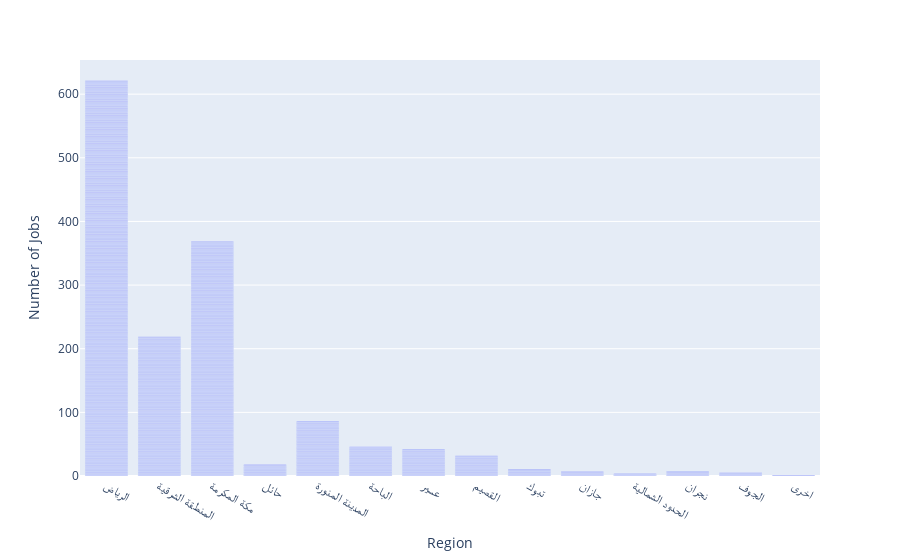

Source (notebook cell):
### Markdown cell above
### 1. Univariate Graphical Analysis:
Method to perform uni-variate analysis will depend on whether the variable type is categorical or numerical.

### Code cell
#as we can see riyadh has the most job postings
fig = px.bar(jobs_df, x='region',labels={"region":"Region", "count":" Number of Jobs"})
fig.show()

### Figure 1 — Plotly figure (JSON) as saved in the notebook; plotly's stock layout.template omitted (floating-point values rounded to 4 significant figures; data arrays with more than 128 entries replaced by an {"elided": "..."} marker saying what was removed)
{"data": [{"alignmentgroup": "True", "hovertemplate": "Region=%{x}<br> Number of Jobs=%{y}<extra></extra>", "legendgroup": "", "marker": {"color": "#636efa", "pattern": {"shape": ""}}, "name": "", "offsetgroup": "", "orientation": "v", "showlegend": false, "textposition": "auto", "type": "bar", "x": {"elided": "1469 str values"}, "xaxis": "x", "y": {"elided": "1469 int values"}, "yaxis": "y"}], "layout": {"barmode": "relative", "legend": {"tracegroupgap": 0}, "margin": {"t": 60}, "xaxis": {"anchor": "y", "domain": [0, 1], "title": {"text": "Region"}}, "yaxis": {"anchor": "x", "domain": [0, 1], "title": {"text": " Number of Jobs"}}}}
